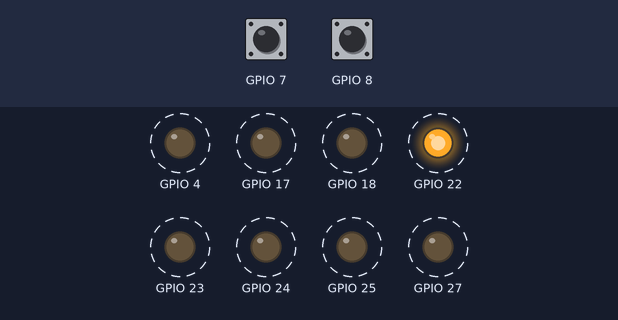
A program run on a simulated Raspberry Pi (BCM pin numbers). Parts: output pins drawn as LEDs (lit = HIGH). Dashed ring = blinking. The inputs (shaded band) are chosen by the test bench; at power-on: GPIO 8 HIGH, GPIO 7 HIGH.

Above: at 4.25 s.
5.1 s: GPIO 8 pulled LOW for 0.15 s
At 5.1 s:
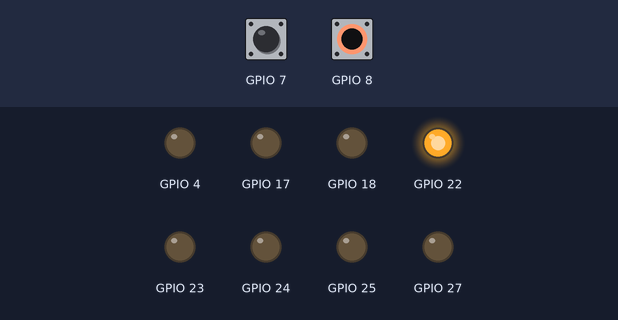
6.7 s: GPIO 7 pulled LOW for 0.15 s
At 6.85 s:
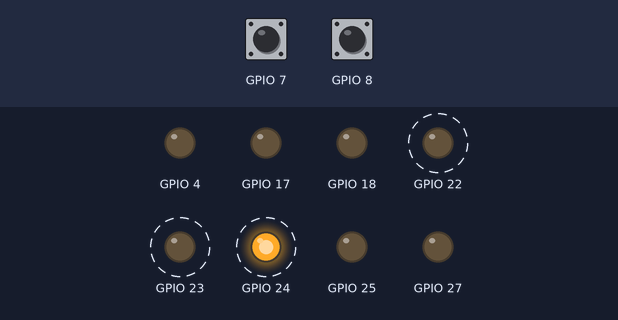
9.7 s: GPIO 8 pulled LOW for 1 s
At 9.7 s:
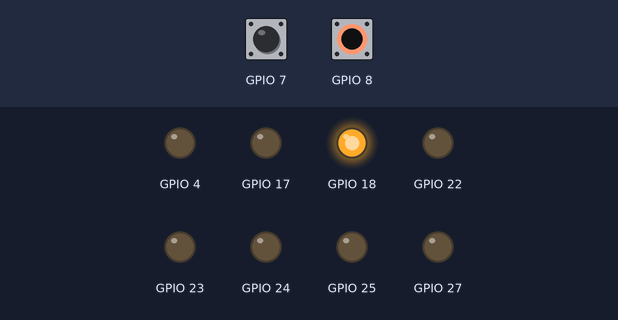
12.2 s: GPIO 7 pulled LOW for 1 s
At 12.45 s:
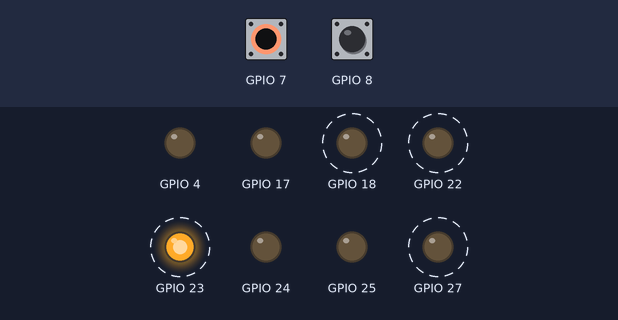
Timing chart, 0 to 16.2 s (numbered marks = the images above; inputs shaded):
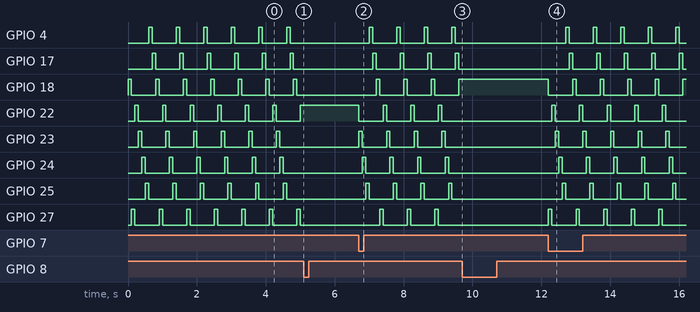

The program:

led-sw.py
```python
import RPi.GPIO as GPIO
import time
GPIO.setmode(GPIO.BCM)
GPIO.setup(17, GPIO.OUT)
GPIO.setup(18, GPIO.OUT)
GPIO.setup(27, GPIO.OUT) #21 on older
GPIO.setup(22, GPIO.OUT)
GPIO.setup(23, GPIO.OUT)
GPIO.setup(24, GPIO.OUT)
GPIO.setup(25, GPIO.OUT)
GPIO.setup(4, GPIO.OUT)
# set pins as inputs with pull up resistors
GPIO.setup(7, GPIO.IN, GPIO.PUD_UP)
GPIO.setup(8, GPIO.IN, GPIO.PUD_UP)

# set up loop
run=1
count=1
while count < 10:
  # check the status of the switches
  if GPIO.input(7)==0: run=1
  if GPIO.input(8)==0: run=0
  if run==1: count=count+1
  if count >8: count = 1
  # Turn everything off
  GPIO.output(17, GPIO.LOW)
  GPIO.output(18, GPIO.LOW)
  GPIO.output(27, GPIO.LOW)
  GPIO.output(22, GPIO.LOW)
  GPIO.output(23, GPIO.LOW)
  GPIO.output(24, GPIO.LOW)
  GPIO.output(25, GPIO.LOW)
  GPIO.output(4, GPIO.LOW)
  # Turn on selected LED
  if count==1: GPIO.output(17, GPIO.HIGH)
  if count==2: GPIO.output(18, GPIO.HIGH)
  if count==3: GPIO.output(27, GPIO.HIGH)
  if count==4: GPIO.output(22, GPIO.HIGH)
  if count==5: GPIO.output(23, GPIO.HIGH)
  if count==6: GPIO.output(24, GPIO.HIGH)
  if count==7: GPIO.output(25, GPIO.HIGH)
  if count==8: GPIO.output(4, GPIO.HIGH)
  time.sleep(.1)
# end 
```

Measured:
- after the input at 5.1 s, GPIO 4, GPIO 17, GPIO 18, GPIO 23–25, GPIO 27: stops changing and stays LOW; GPIO 22: stops changing and stays HIGH
- after the input at 6.7 s, GPIO 4: alternates HIGH for 0.10 s and LOW for 0.70 s, starting after 0.30 s; GPIO 17: alternates HIGH for 0.10 s and LOW for 0.70 s, starting after 0.40 s
- after the input at 9.7 s, GPIO 4, GPIO 17, GPIO 22–25, GPIO 27: stops changing and stays LOW; GPIO 18: stops changing and stays HIGH
- after the input at 12.2 s, GPIO 4: alternates HIGH for 0.10 s and LOW for 0.70 s, starting after 0.51 s; GPIO 17: alternates HIGH for 0.10 s and LOW for 0.70 s, starting after 0.61 s
- by itself, GPIO 4, GPIO 17, GPIO 18, GPIO 22–25, GPIO 27: alternates HIGH for 0.10 s and LOW for 0.70 s
